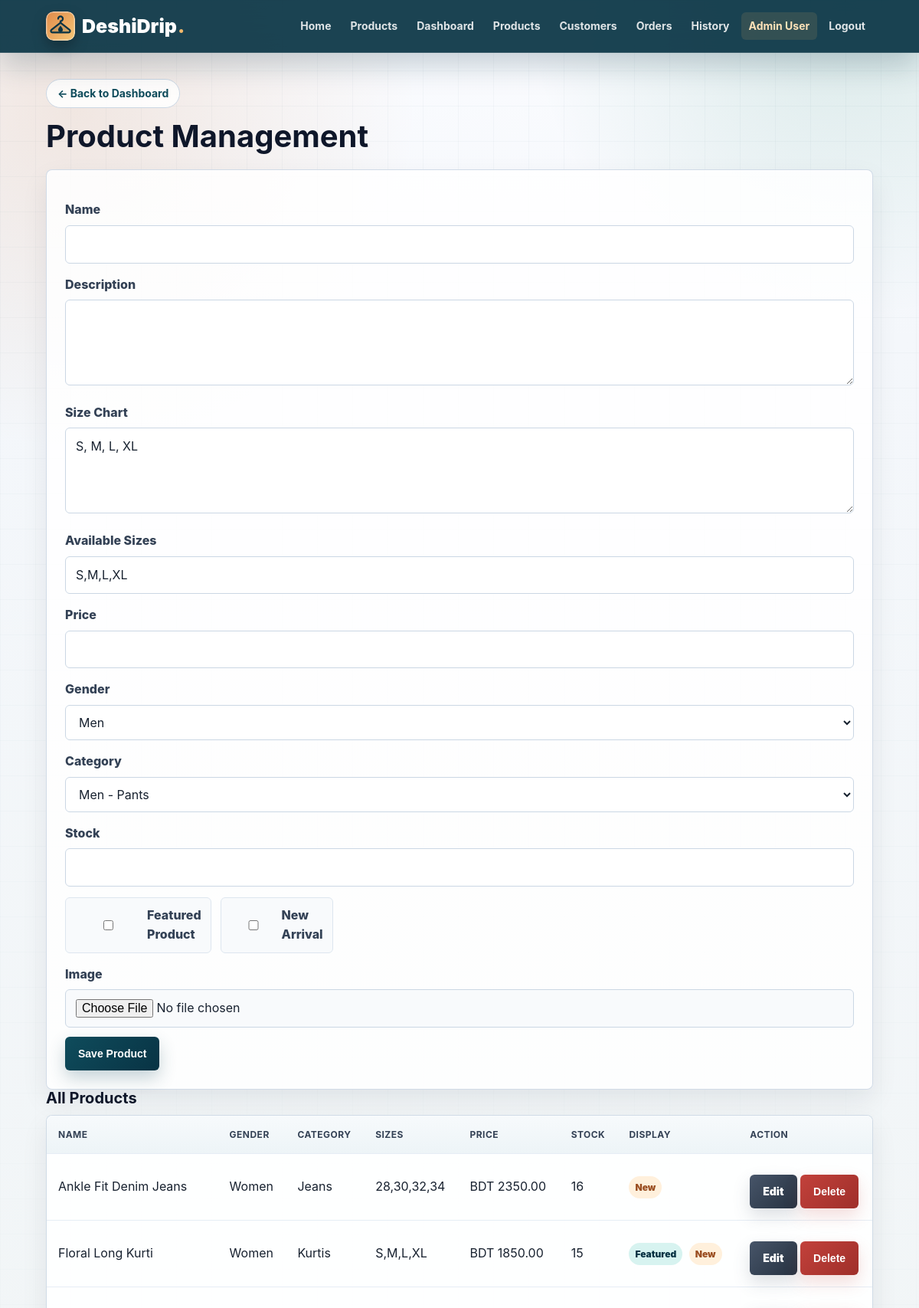
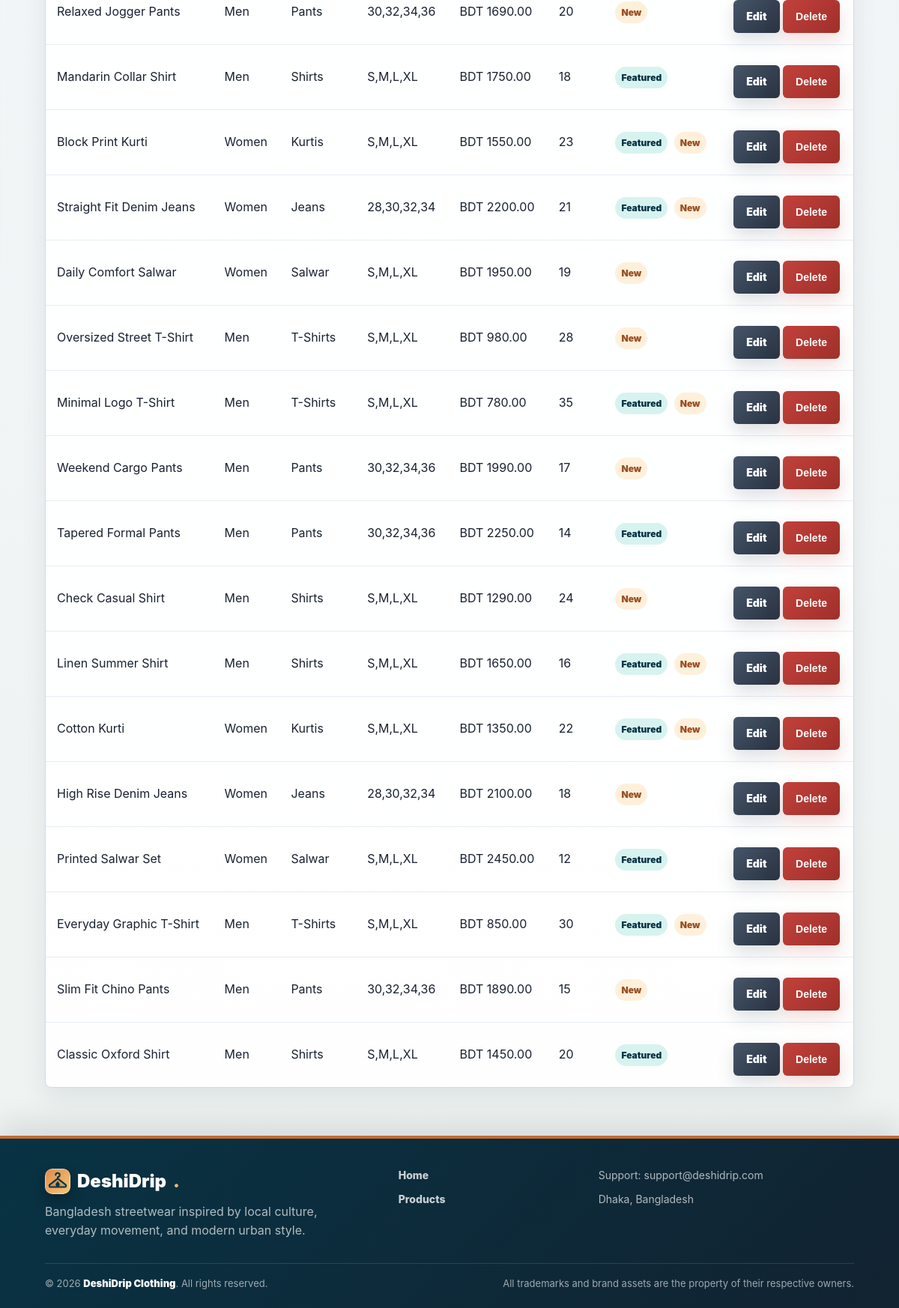
/view/admin_products.php (signed in), run on the app's committed database (2 pictures, top to bottom).
### tables this page shows
CREATE TABLE IF NOT EXISTS products (
    id INT AUTO_INCREMENT PRIMARY KEY,
    name VARCHAR(150) NOT NULL,
    description TEXT NOT NULL,
    size_chart TEXT NOT NULL,
    available_sizes VARCHAR(255) NOT NULL DEFAULT 'S,M,L,XL',
    price DECIMAL(10,2) NOT NULL,
    category_id INT NOT NULL,
    image_path VARCHAR(255) NOT NULL,
    stock INT NOT NULL DEFAULT 0,
    gender ENUM('Men','Women') NOT NULL,
    is_featured TINYINT(1) NOT NULL DEFAULT 0,
    is_new_arrival TINYINT(1) NOT NULL DEFAULT 0,
    created_at TIMESTAMP DEFAULT CURRENT_TIMESTAMP
);

CREATE TABLE IF NOT EXISTS categories (
    id INT AUTO_INCREMENT PRIMARY KEY,
    name VARCHAR(100) NOT NULL,
    parent_id INT NULL,
    created_at TIMESTAMP DEFAULT CURRENT_TIMESTAMP
);

### model/ProductModel.php (called while the page is built, shortened)
<?php
require_once __DIR__ . "/../config/db.php";
function getCategories($gender = "")
{
    global $conn;
    $where = "WHERE child.parent_id IS NOT NULL";
    $query = "SELECT child.*, parent.name AS gender
              FROM categories child
              INNER JOIN categories parent ON child.parent_id = parent.id
              $where
              ORDER BY parent.name, child.name";
    $result = mysqli_query($conn, $query);
    $categories = array();
    while ($row = mysqli_fetch_assoc($result)) {
        $categories[] = $row;
    }
    return $categories;
}
function ensureProductDisplayColumns()
{
    global $conn;
    $featured = mysqli_query($conn, "SHOW COLUMNS FROM products LIKE 'is_featured'");
    $newArrival = mysqli_query($conn, "SHOW COLUMNS FROM products LIKE 'is_new_arrival'");
    $availableSizes = mysqli_query($conn, "SHOW COLUMNS FROM products LIKE 'available_sizes'");
}
function getProducts($search = "", $categoryId = "", $gender = "", $limit = 0, $collection = "")
{
    global $conn;
    ensureProductDisplayColumns();
    $where = "WHERE 1";
    $query = "SELECT products.*, categories.name AS category_name
              FROM products
              LEFT JOIN categories ON products.category_id = categories.id
              $where
              ORDER BY products.id DESC";
    $result = mysqli_query($conn, $query);
    $products = array();
    while ($row = mysqli_fetch_assoc($result)) {
        $products[] = $row;
    }
    return $products;
}
?>

### config/auth.php (called while the page is built, shortened)
<?php
function clean($value)
{
    return htmlspecialchars($value, ENT_QUOTES, "UTF-8");
}
?>

### view/admin_products.php (the view, shortened to what this page needs)
<?php
require_once "header.php";
$edit = null;
$products = getProducts();
$categories = getCategories();
?>
<a class="back-link" href="admin_dashboard.php">&larr; Back to Dashboard</a>
<h2>Product Management</h2>
<form method="post" enctype="multipart/form-data" onsubmit="return validateProduct()">
    <label>Name</label>
    <input type="text" name="name" id="name" value="<?php echo $edit ? clean($edit["name"]) : ""; ?>">
    <label>Description</label>
    <textarea name="description" id="description"><?php echo $edit ? clean($edit["description"]) : ""; ?></textarea>
    <label>Size Chart</label>
    <textarea name="size_chart" id="size_chart"><?php echo $edit ? clean($edit["size_chart"]) : "S, M, L, XL"; ?></textarea>
    <label>Available Sizes</label>
    <input type="text" name="available_sizes" id="available_sizes" value="<?php echo $edit ? clean($edit["available_sizes"]) : "S,M,L,XL"; ?>" placeholder="Example: S,M,L,XL">
    <label>Price</label>
    <input type="number" step="0.01" name="price" id="price" value="<?php echo $edit ? clean($edit["price"]) : ""; ?>">
    <label>Gender</label>
    <select name="gender" id="gender">
        <option value="Men" <?php if ($edit && $edit["gender"] == "Men") echo "selected"; ?>>Men</option>
    </select>
    <label>Category</label>
    <select name="category_id" id="category_id">
        <?php foreach ($categories as $category) { ?>
            <option value="<?php echo $category["id"]; ?>" <?php if ($edit && $edit["category_id"] == $category["id"]) echo "selected"; ?>>
                <?php echo clean($category["gender"] . " - " . $category["name"]); ?>
            </option>
        <?php } ?>
    </select>
    <label>Stock</label>
    <input type="number" name="stock" id="stock" value="<?php echo $edit ? clean($edit["stock"]) : ""; ?>">
    <div class="form-options">
        <label><input type="checkbox" name="is_featured" <?php if ($edit && $edit["is_featured"]) echo "checked"; ?>> Featured Product</label>
        <label><input type="checkbox" name="is_new_arrival" <?php if ($edit && $edit["is_new_arrival"]) echo "checked"; ?>> New Arrival</label>
    </div>
    <label>Image</label>
    <input type="file" name="image" id="image" accept="image/jpeg,image/png">
    <button type="submit">Save Product</button>
</form>
<h3>All Products</h3>
<table>
    <thead>
        <tr>
            <th>Name</th>
            <th>Gender</th>
            <th>Category</th>
            <th>Sizes</th>
            <th>Price</th>
            <th>Stock</th>
            <th>Display</th>
            <th>Action</th>
        </tr>
    </thead>
    <tbody>
        <?php foreach ($products as $product) { ?>
            <tr>
                <td><?php echo clean($product["name"]); ?></td>
                <td><?php echo clean($product["gender"]); ?></td>
                <td><?php echo clean($product["category_name"]); ?></td>
                <td><?php echo clean($product["available_sizes"]); ?></td>
                <td>BDT <?php echo clean($product["price"]); ?></td>
                <td><?php echo clean($product["stock"]); ?></td>
                <td>
                    <?php if ($product["is_featured"]) { ?><span class="badge">Featured</span><?php } ?>
                    <?php if ($product["is_new_arrival"]) { ?><span class="badge accent">New</span><?php } ?>
                </td>
                <td>
                    <a class="btn secondary" href="admin_products.php?edit=<?php echo $product["id"]; ?>">Edit</a>
                    <form method="post" class="inline-form" onsubmit="return confirm('Delete product?')">
                        <button type="submit" class="danger">Delete</button>
                    </form>
                </td>
            </tr>
        <?php } ?>
    </tbody>
</table>
<?php require_once "footer.php"; ?>

### data on the page
products: name "Ankle Fit Denim Jeans", gender "Women", category.name "Jeans", available_sizes "28,30,32,34", price "2350.00", stock "16", is_new_arrival "New"
products: name "Floral Long Kurti", gender "Women", category.name "Kurtis", available_sizes "S,M,L,XL", price "1850.00", stock "15", is_featured "Featured", is_new_arrival "New"
products: name "Relaxed Jogger Pants", gender "Men", category.name "Pants", available_sizes "30,32,34,36", price "1690.00", stock "20", is_new_arrival "New"
products: name "Mandarin Collar Shirt", gender "Men", category.name "Shirts", available_sizes "S,M,L,XL", price "1750.00", stock "18", is_featured "Featured"
products: name "Block Print Kurti", gender "Women", category.name "Kurtis", available_sizes "S,M,L,XL", price "1550.00", stock "23", is_featured "Featured", is_new_arrival "New"
products: name "Straight Fit Denim Jeans", gender "Women", category.name "Jeans", available_sizes "28,30,32,34", price "2200.00", stock "21", is_featured "Featured", is_new_arrival "New"
products: name "Daily Comfort Salwar", gender "Women", category.name "Salwar", available_sizes "S,M,L,XL", price "1950.00", stock "19", is_new_arrival "New"
products: name "Oversized Street T-Shirt", gender "Men", category.name "T-Shirts", available_sizes "S,M,L,XL", price "980.00", stock "28", is_new_arrival "New"
products: name "Minimal Logo T-Shirt", gender "Men", category.name "T-Shirts", available_sizes "S,M,L,XL", price "780.00", stock "35", is_featured "Featured", is_new_arrival "New"
products: name "Weekend Cargo Pants", gender "Men", category.name "Pants", available_sizes "30,32,34,36", price "1990.00", stock "17", is_new_arrival "New"
products: name "Tapered Formal Pants", gender "Men", category.name "Pants", available_sizes "30,32,34,36", price "2250.00", stock "14", is_featured "Featured"
products: name "Check Casual Shirt", gender "Men", category.name "Shirts", available_sizes "S,M,L,XL", price "1290.00", stock "24", is_new_arrival "New"
products: name "Linen Summer Shirt", gender "Men", category.name "Shirts", available_sizes "S,M,L,XL", price "1650.00", stock "16", is_featured "Featured", is_new_arrival "New"
products: name "Cotton Kurti", gender "Women", category.name "Kurtis", available_sizes "S,M,L,XL", price "1350.00", stock "22", is_featured "Featured", is_new_arrival "New"
products: name "High Rise Denim Jeans", gender "Women", category.name "Jeans", available_sizes "28,30,32,34", price "2100.00", stock "18", is_new_arrival "New"
products: name "Printed Salwar Set", gender "Women", category.name "Salwar", available_sizes "S,M,L,XL", price "2450.00", stock "12", is_featured "Featured"
products: name "Everyday Graphic T-Shirt", gender "Men", category.name "T-Shirts", available_sizes "S,M,L,XL", price "850.00", stock "30", is_featured "Featured", is_new_arrival "New"
products: name "Slim Fit Chino Pants", gender "Men", category.name "Pants", available_sizes "30,32,34,36", price "1890.00", stock "15", is_new_arrival "New"
products: name "Classic Oxford Shirt", gender "Men", category.name "Shirts", available_sizes "S,M,L,XL", price "1450.00", stock "20", is_featured "Featured"

### other printed values
$_SESSION["name"] "Admin User"
form field category_id "Men - Pants"
